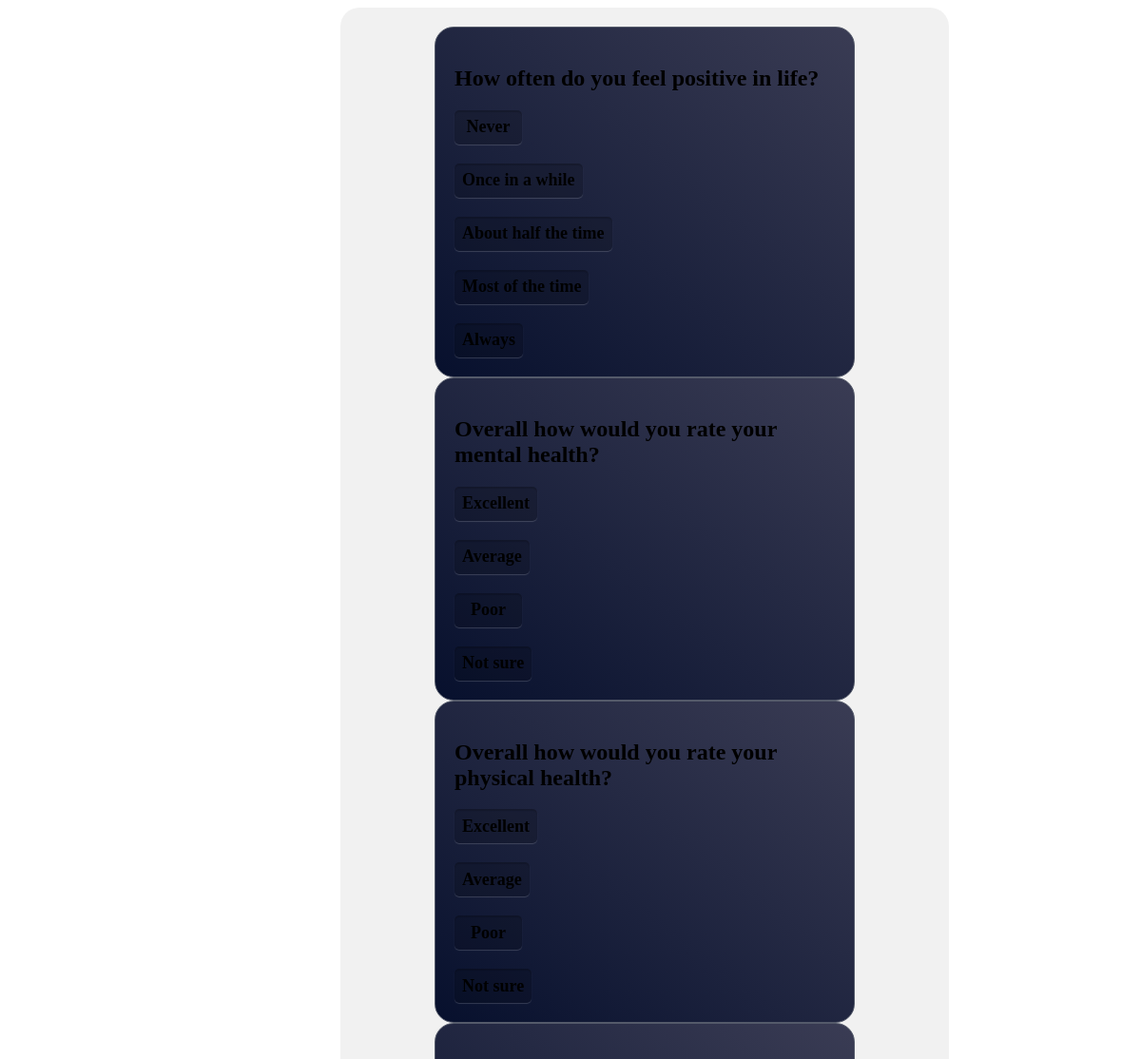
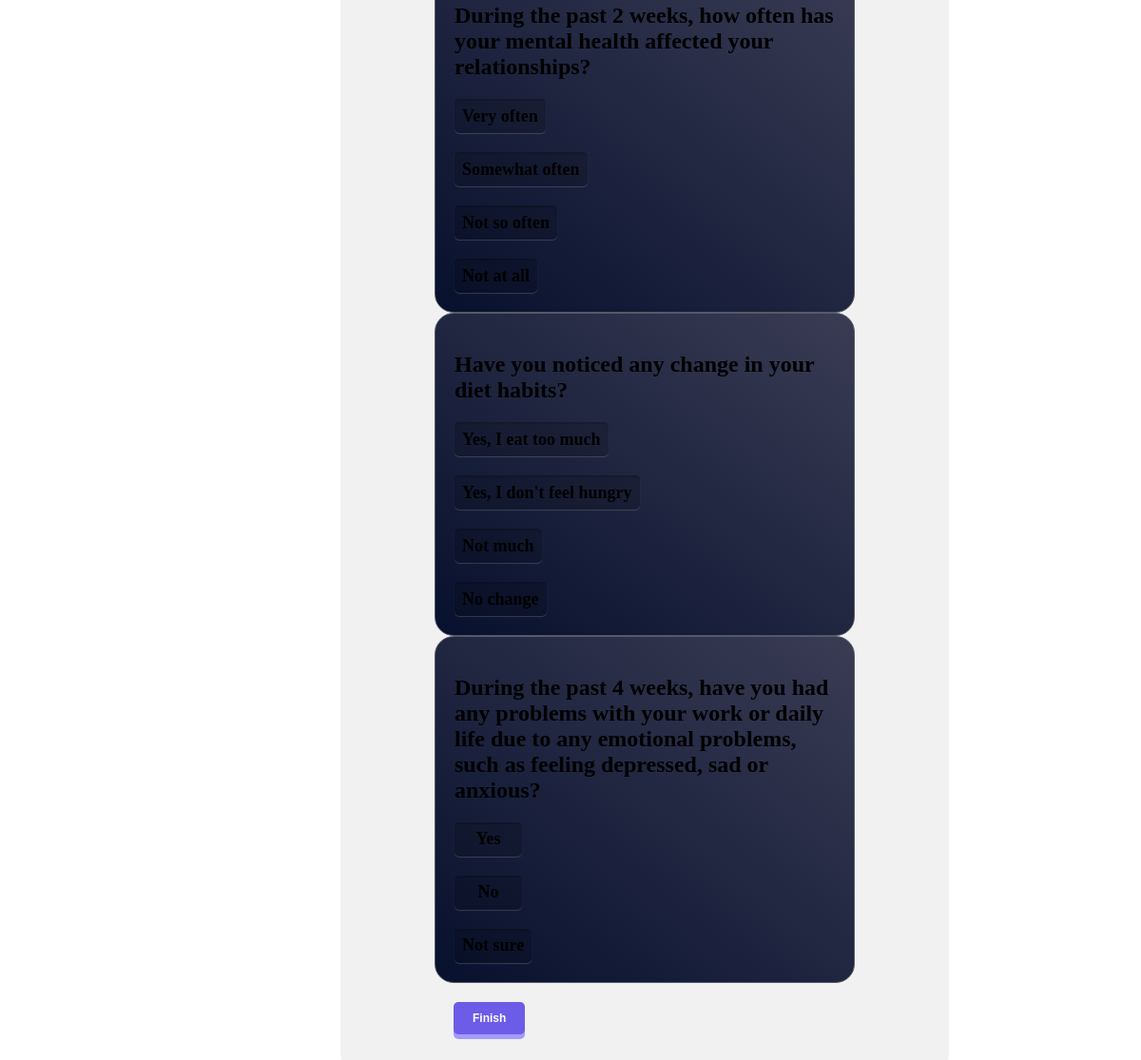
Page /form/ (signed in) on the committed database (2 pictures, top to bottom).
### main/models.py (models this page shows, shortened)
class Question(models.Model):
    question_text = models.CharField(max_length=200)

class Option(models.Model):
    option_text = models.CharField(max_length=200)
    questions = models.ManyToManyField(Question)

### main/views.py (the view, shortened to what this page needs)
# urls.py: path("form/", views.form, name="form"),
@login_required
def form(response):
    questions = Question.objects.all().prefetch_related('option_set').order_by('?')
    return render(response, "main/form.html", {'questions': questions})

### main/templates/main/form.html (shortened to what this page needs)
<!DOCTYPE html>
<html lang="en">
<head>
</head>
<body>
<div class="container">
    <form method="post" action="#">
        {% for question in questions %}
        <div class="card">
            <h2>{{ question.question_text }}</h2>
            <div class="grid">
                {% for option in question.option_set.all %}
                <div class="customCheckBoxHolder">
                    <label for="option_{{ option.id }}" class="customCheckBoxWrapper">
                        <div class="customCheckBox">
                            <div class="inner">{{ option.option_text }}</div>
                        </div>
                    </label>
                </div>
                {% endfor %}
            </div>
        </div>
        {% endfor %}
        <button id="Finish" type="submit" name="Finish" value="Finish">Finish</button>
    </form>
</div>
</body>
</html>

### main/templates/main/form.html (style rules this page uses)
.grid { display: grid; grid-template-columns: repeat(auto-fit, minmax(400px, 1fr)); gap: 20px; }
.card { max-width: 400px; background-color: rgb(7 16 45); background: linear-gradient(to top right, rgb(7 16 45), rgb(58 60 84)); background: -webkit-linear-gradient(to top right, rgb(7 16 45), rgb(58 60 84)); display: grid; padding: 20px; border-radius: 20px; border: 1px solid rgb(84 90 106); }
.container { margin-left: 350px; display: flex; justify-content: center; align-items: center; max-width: 600px; background-color: #f1f1f1; padding: 20px; border-radius: 20px; }
.customCheckBox { width: fit-content; position: relative; overflow: hidden; cursor: pointer; user-select: none; padding: 2px 8px; background-color: rgba(0, 0, 0, 0.16); border-radiug-function: cubic-bezier(0.25, 0.8, 0.25, 1); transition-duration: 300ms; transition-property: color, background-color, box-shadow; display: flex; height: 32px; align-items: center; box-shadow: rgba(0, 0, 0, 0.15) 0px 2px 1px 0px inset, rgba(255, 255, 255, 0.17) 0px 1px 1px 0px; outline: none; justify-content: center; min-width: 55px; }
.customCheckBox .inner { font-size: 18px; font-weight: 900; pointer-events: none; transition-timing-function: cubic-bezier(0.25, 0.8, 0.25, 1); transition-duration: 300ms; transition-property: transform; transform: translateY(0px); }
.customCheckBoxWrapper:first-of-type .customCheckBox { border-bottom-left-radius: 5px; border-top-left-radius: 5px; border-right: 0px; }
.customCheckBoxWrapper:last-of-type .customCheckBox { border-bottom-right-radius: 5px; border-top-right-radius: 5px; border-left: 0px; }
button { border: none; outline: none; margin: 20px; background-color: #6c5ce7; padding: 10px 20px; font-size: 12px; font-weight: 700; color: #fff; border-radius: 5px; transition: all ease 0.1s; box-shadow: 0px 5px 0px 0px #a29bfe; }

### rows in the picture
Question: question_text "How often do you feel positive in life?"
Option: option_text "Never"
Option: option_text "Once in a while"
Option: option_text "About half the time"
Option: option_text "Most of the time"
Option: option_text "Always"
Question: question_text "Overall how would you rate your mental health?"
Option: option_text "Excellent"
Option: option_text "Average"
Option: option_text "Poor"
Option: option_text "Not sure"
Question: question_text "Overall how would you rate your physical health?"
Option: option_text "Excellent"
Option: option_text "Average"
Option: option_text "Poor"
Option: option_text "Not sure"
Question: question_text "During the past 2 weeks, how often has your mental health affected your relationships?"
Option: option_text "Very often"
Option: option_text "Somewhat often"
Option: option_text "Not so often"
Option: option_text "Not at all"
Question: question_text "Have you noticed any change in your diet habits?"
Option: option_text "Yes, I eat too much"
Option: option_text "Yes, I don't feel hungry"
Option: option_text "Not much"
Option: option_text "No change"
Question: question_text "During the past 4 weeks, have you had any problems with your work or daily life due to any emotional problems, such as feeling depressed, sad or anxious?"
Option: option_text "Yes"
Option: option_text "No"
Option: option_text "Not sure"
